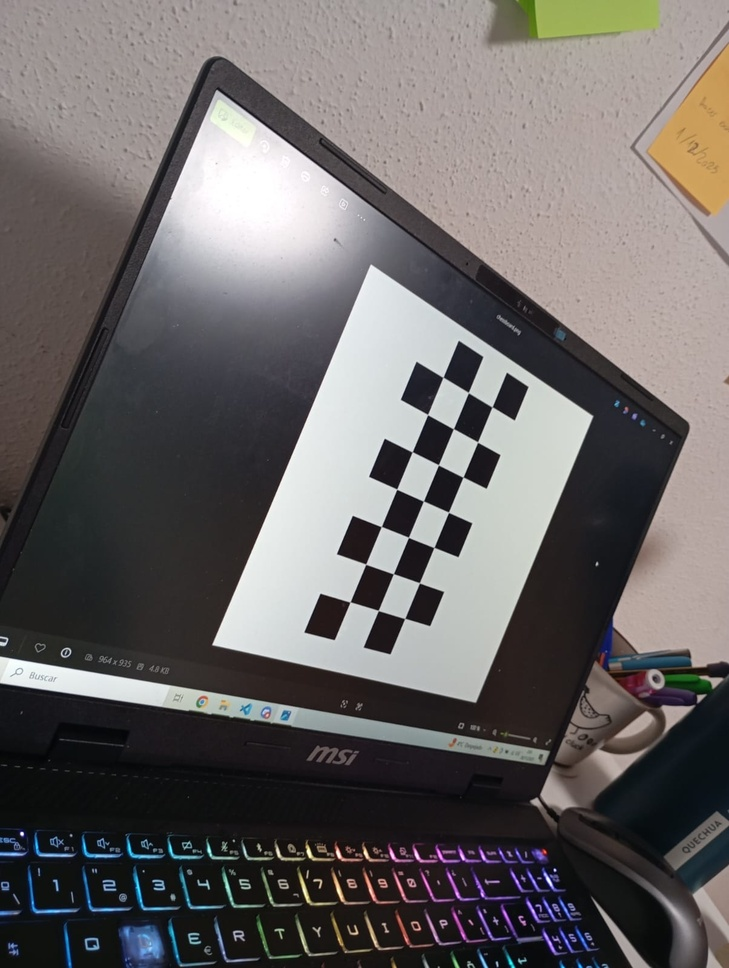
#> input picture UNED/computer-vision/pec1/data/calib_movil/WhatsApp1.jpeg, 729 x 968 px, shrunk from 1204 x 1600 before the run; its folder holds only this picture in this run
$ python pec1_Ej3_2.py
#> lines starting #> are read from the running program, lines starting #| are printed output that depends on the picture; after the words box and inside, x2 and y2 are one past the last pixel; in counts of white or black regions, pixels touching at a corner belong together; long printed decimals are rounded
import cv2 as cv
import numpy as np
import glob
import os

criteria = (cv.TERM_CRITERIA_EPS + cv.TERM_CRITERIA_MAX_ITER, 30, 0.001)

pattern_size = (3, 7)

objp = np.zeros((pattern_size[0] * pattern_size[1], 3), np.float32)
objp[:, :2] = np.mgrid[0:pattern_size[0], 0:pattern_size[1]].T.reshape(-1, 2)

objpoints = []
imgpoints = []

images = glob.glob("data/calib_movil/*.jpeg")

for fname in images:
    img = cv.imread(fname)
#> img is the input picture: shape (968, 729, 3); mean B, G, R 101.1, 101.6, 105.3

    gray = cv.cvtColor(img, cv.COLOR_BGR2GRAY)
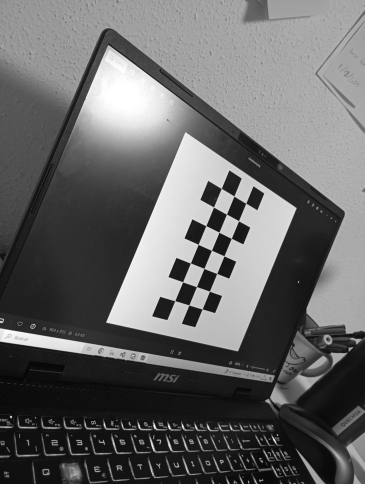
#> gray: shape (968, 729) (shown at 1/2 size); min 2, max 255, mean 102.6

    ret, corners = cv.findChessboardCorners(gray, pattern_size, None)
#> ret = True; corners = 21 rows, first 8: [404.7, 618.4], [378.3, 610.4], [350, 602], [419.5, 582.9], [393.4, 573.7], [365.6, 564.2], [434, 547.4], [408.5, 537.4]

    if ret:
        corners2 = cv.cornerSubPix(
            gray, corners, (11, 11), (-1, -1), criteria
        )
#> corners2 = 21 rows, first 8: [404.7, 618.4], [378.3, 610.5], [350.1, 601.9], [419.4, 582.8], [393.4, 573.7], [365.7, 564.2], [433.9, 547.4], [408.4, 537.4]

        objpoints.append(objp)
        imgpoints.append(corners2)

        cv.drawChessboardCorners(img, pattern_size, corners2, ret)
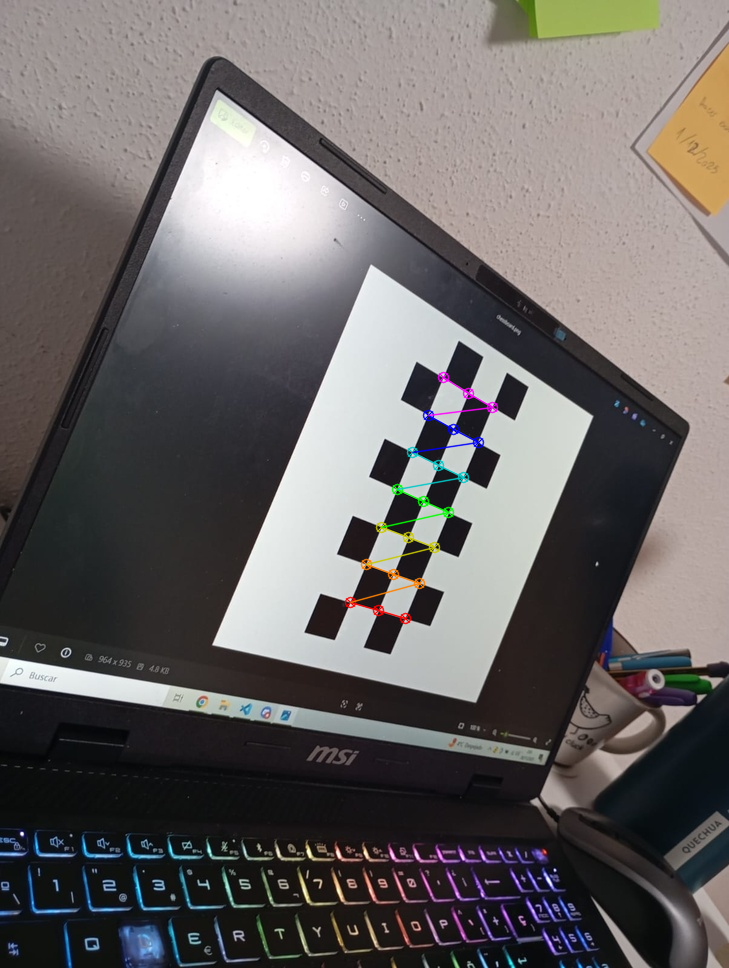
#> img: shape (968, 729, 3); 0.58% of pixels changed, all inside (x1, y1, x2, y2) = (344, 371, 499, 625)
        cv.imshow('Esquinas móvil', img)
        cv.waitKey(200)

cv.destroyAllWindows()

if len(objpoints) > 0:
    img_size = gray.shape[::-1]

    ret, mtx, dist, rvecs, tvecs = cv.calibrateCamera(
        objpoints, imgpoints, img_size, None, None
    )
#> ret = 0.0465; mtx = [[758.5, 0, 363.2], [0, 795.1, 488.6], [0, 0, 1]]; dist = [[0.154, -2.02, 0.0164, -0.0143, 28.49]]; rvecs = ([0.878, 0.224, -2.61],); tvecs = ([1.14, 3.36, 20.8],)

    print("\nResultados de la calibración:")
    print("Error medio de reproyección:", ret)
#| Error medio de reproyección: 0.04655
    print("\nMatriz intrínseca (K_movil):\n", mtx)
#| Matriz intrínseca (K_movil):
#|  [[758.531   0.         363.180]
#|  [  0.         795.064  488.561]
#|  [  0.           0.           1.        ]]
    print("\nCoeficientes de distorsión (dist_movil):\n", dist.ravel())
#| Coeficientes de distorsión (dist_movil):
#|  [ 1.54019121e-01 -2.02329316e+00  1.63851235e-02 -1.43051215e-02
#|   2.84905630e+01]

    np.savez('B_movil.npz', mtx=mtx, dist=dist, rvecs=rvecs, tvecs=tvecs)
    print("\nParámetros de calibración guardados en 'B_movil.npz'")

    img = cv.imread(images[0])
    h, w = img.shape[:2]

    newcameramtx, roi = cv.getOptimalNewCameraMatrix(
        mtx, dist, (w, h), 1, (w, h)
    )
#> newcameramtx = [[878.1, 0, 360.1], [0, 1682.6, 473.9], [0, 0, 1]]; roi = (298, 315, 128, 315)

    dst = cv.undistort(img, mtx, dist, None, newcameramtx)
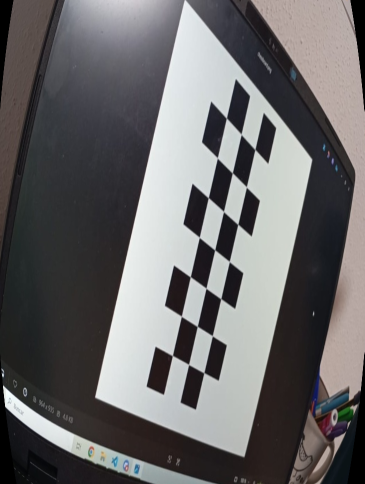
#> dst: shape (968, 729, 3) (shown at 1/2 size); mean B, G, R 105.8, 105.1, 106.3

    x, y, w_roi, h_roi = roi
#> x = 298; y = 315; w_roi = 128; h_roi = 315
    dst_cropped = dst[y:y + h_roi, x:x + w_roi]
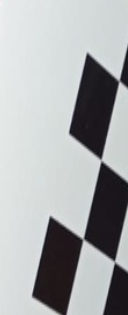
#> dst_cropped: shape (315, 128, 3); mean B, G, R 172.6, 171.5, 169

    os.makedirs("resultados", exist_ok=True)

    cv.imshow('Original móvil', img)
    cv.imshow('Móvil undistort', dst_cropped)
    cv.waitKey(0)
    cv.destroyAllWindows()

$ run again, on UNED/computer-vision/pec1/data/calib_movil/WhatsApp4.jpeg
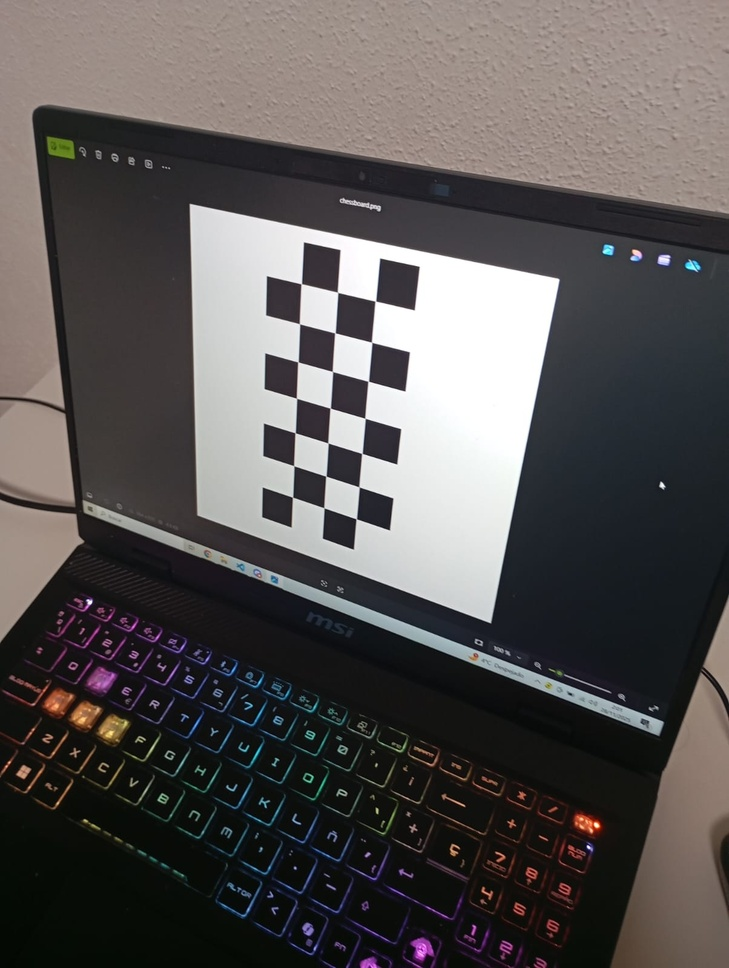
#> input picture UNED/computer-vision/pec1/data/calib_movil/WhatsApp4.jpeg, 729 x 968 px, shrunk from 1204 x 1600 before the run
#> img is the input picture: shape (968, 729, 3); mean B, G, R 83.8, 84.4, 88
#> `ret, corners = cv.findChessboardCorners(gray, pattern_size, None)`: ret = True; corners = 21 rows, first 8: [356.2, 518.8], [324, 507.8], [292.5, 497.3], [359.1, 486.9], [325.9, 476.1], [293.7, 465.7], [361.9, 453.5], [328, 443]
#> corners2 = 21 rows, first 8: [356.3, 518.8], [323.9, 507.8], [292.6, 497.2], [359.1, 486.9], [325.9, 476.2], [293.8, 465.7], [361.9, 453.5], [328, 443]
#> `cv.drawChessboardCorners(img, pattern_size, corners2, ret)`:
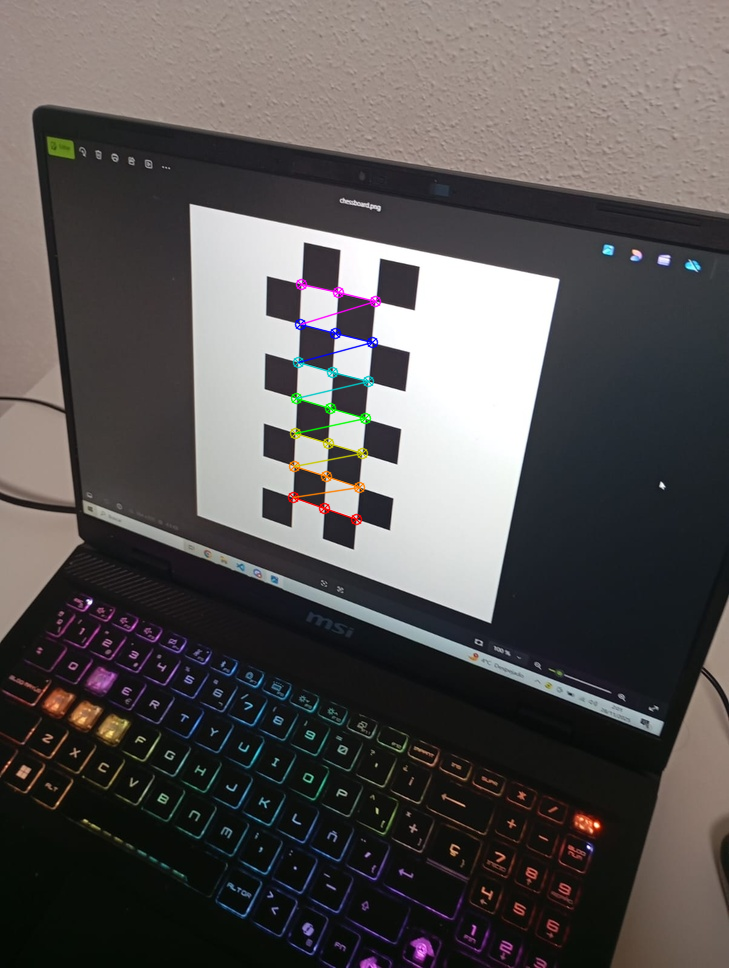
#> img: shape (968, 729, 3); 0.63% of pixels changed, all inside (x1, y1, x2, y2) = (287, 278, 382, 526)
#> `ret, mtx, dist, rvecs, tvecs = cv.calibrateCamera( objpoints, imgpoint..`: ret = 0.0408; mtx = [[848.5, 0, 365.2], [0, 851.5, 469.4], [0, 0, 1]]; dist = [[0.206, -2.83, -0.0168, 0.00858, 3.76]]; rvecs = ([-0.63, 0.699, -2.8],); tvecs = ([-0.24, 1.33, 22.89],)
#| Error medio de reproyección: 0.04076
#| Matriz intrínseca (K_movil):
#|  [[848.514   0.         365.153]
#|  [  0.         851.484 469.367]
#|  [  0.           0.           1.        ]]
#| Coeficientes de distorsión (dist_movil):
#|  [ 0.206 -2.833 -0.01679  0.00858  3.760]
#> newcameramtx = [[720.2, 0, 370], [0, 730.2, 452], [0, 0, 1]]; roi = (41, 13, 646, 939)
#> x = 41; y = 13; w_roi = 646; h_roi = 939
#> `dst_cropped = dst[y:y + h_roi, x:x + w_roi]`:
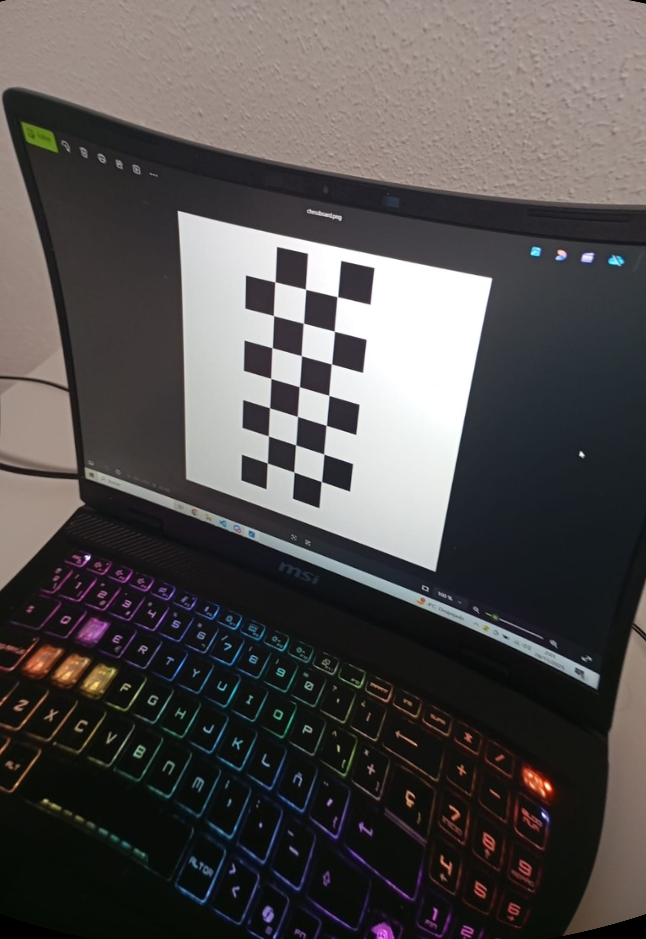
#> dst_cropped: shape (939, 646, 3); mean B, G, R 78.8, 79.7, 83.3

$ run again, on UNED/computer-vision/pec1/data/calib_movil/WhatsApp5.jpeg
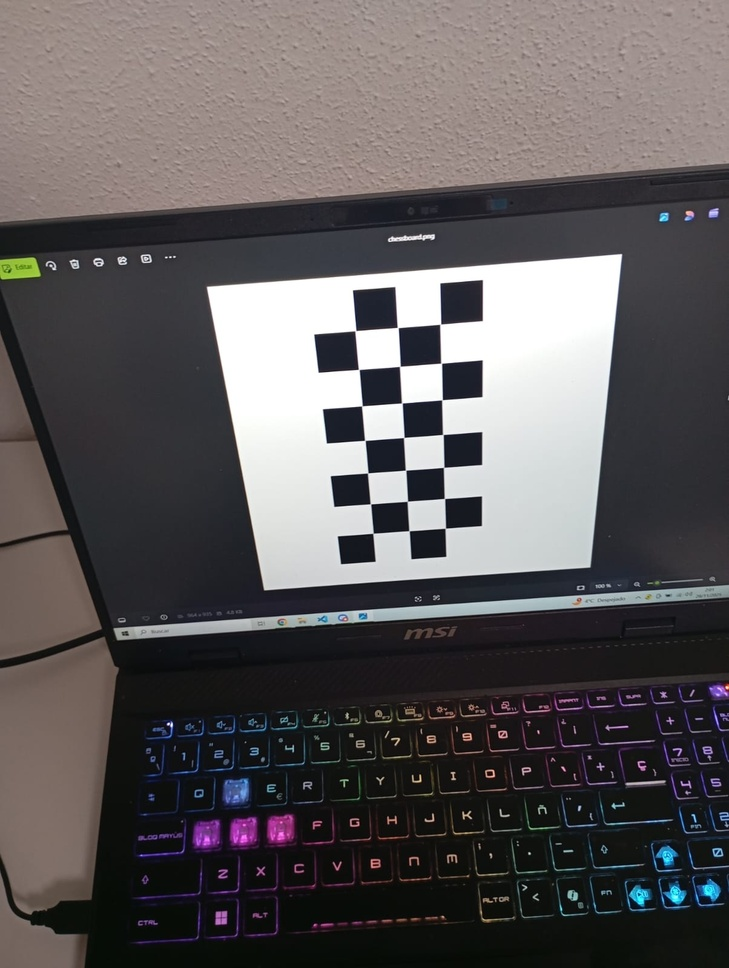
#> input picture UNED/computer-vision/pec1/data/calib_movil/WhatsApp5.jpeg, 729 x 968 px, shrunk from 1204 x 1600 before the run
#> img is the input picture: shape (968, 729, 3); mean B, G, R 90.2, 89, 92.8
#> `ret, corners = cv.findChessboardCorners(gray, pattern_size, None)`: ret = True; corners = 21 rows, first 8: [445.3, 528.3], [409, 530.7], [372.9, 533.3], [444.5, 498.5], [407.4, 501.2], [370.5, 503.9], [443.7, 467.3], [405.6, 470.2]
#> corners2 = 21 rows, first 8: [445.3, 528.3], [409.1, 530.7], [373.1, 533.3], [444.5, 498.5], [407.4, 501.3], [370.5, 503.9], [443.6, 467.3], [405.6, 470.2]
#> img: shape (968, 729, 3); 0.68% of pixels changed, all inside (x1, y1, x2, y2) = (349, 318, 452, 540)
#> `ret, mtx, dist, rvecs, tvecs = cv.calibrateCamera( objpoints, imgpoint..`: ret = 0.0633; mtx = [[735.8, 0, 376.1], [0, 693.5, 492.1], [0, 0, 1]]; dist = [[0.293, -4.92, -0.00317, 0.0053, 37.18]]; rvecs = ([-0.0264, -0.766, 2.97],); tvecs = ([1.91, 1.06, 20.37],)
#| Error medio de reproyección: 0.06333
#| Matriz intrínseca (K_movil):
#|  [[735.793   0.         376.119]
#|  [  0.         693.493 492.132]
#|  [  0.           0.           1.        ]]
#| Coeficientes de distorsión (dist_movil):
#|  [ 2.92892039e-01 -4.91738003e+00 -3.17192031e-03  5.30349590e-03
#|   3.71832777e+01]
#> newcameramtx = [[888.4, 0, 359.2], [0, 2744.1, 469.1], [0, 0, 1]]; roi = (328, 339, 63, 277)
#> `dst = cv.undistort(img, mtx, dist, None, newcameramtx)`:
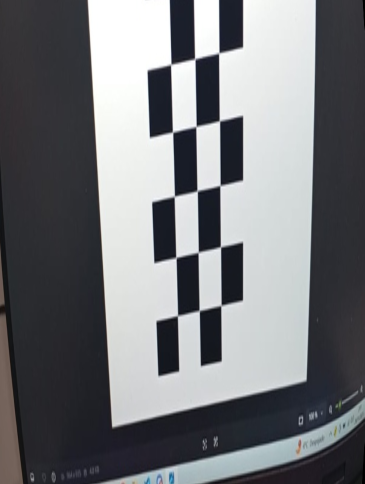
#> dst: shape (968, 729, 3) (shown at 1/2 size); mean B, G, R 122.9, 119.6, 117.9
#> x = 328; y = 339; w_roi = 63; h_roi = 277
#> `dst_cropped = dst[y:y + h_roi, x:x + w_roi]`:
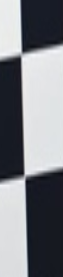
#> dst_cropped: shape (277, 63, 3); mean B, G, R 133.3, 128, 125.6
